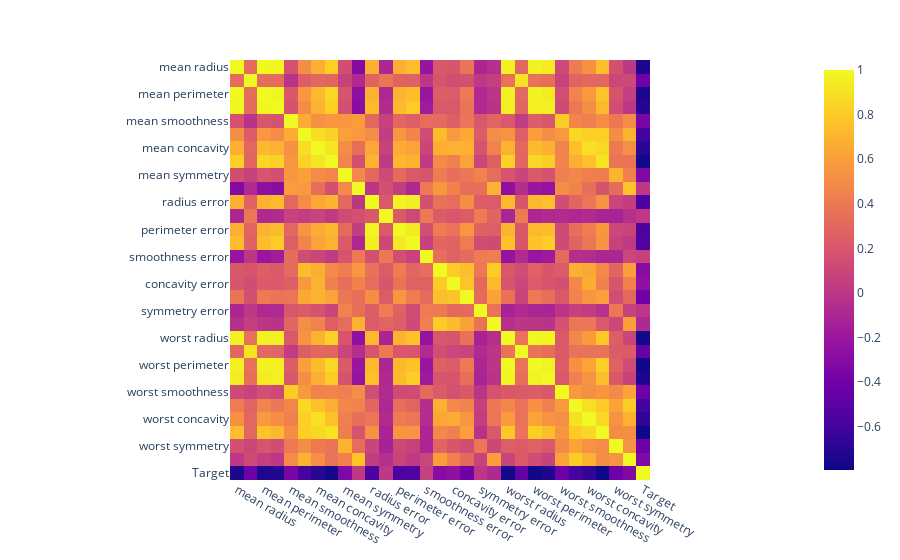

The code cell stored with this chart in its notebook:
### Markdown cell above
And now a "one line" heatmap:

- `with px do imshow using` as list containing
    - `with dataframe do corr using`
    - A freestyle block **with a notch on the right** containing `x=`, connected to `from dataframe get columns`
    - A freestyle block **with a notch on the right** containing `y=`, connected to `from dataframe get columns`

### Code cell
px.imshow(dataframe.corr(),x= (dataframe.columns),y= (dataframe.columns))

#<xml xmlns="https://developers.google.com/blockly/xml"><variables><variable id="+yh,Zg{hON]zy6D~.rH#">px</variable><variable id="Y+grzOaS*0=OHV6zO8m/">dataframe</variable></variables><block type="varDoMethod" id="7PkTI5@+A6#C}J7CTmyF" x="-289" y="-8"><mutation items="3"></mutation><field name="VAR" id="+yh,Zg{hON]zy6D~.rH#">px</field><field name="MEMBER">imshow</field><data>px:imshow</data><value name="ADD0"><block type="varDoMethod" id="zQlnf1:H{S[lwx.=oh4e"><mutation items="1"></mutation><field name="VAR" id="Y+grzOaS*0=OHV6zO8m/">dataframe</field><field name="MEMBER">corr</field><data>dataframe:corr</data></block></value><value name="ADD1"><block type="valueOutputCodeBlock" id="w@8=b/l5s88(Q5J[WUES"><field name="CODE">x=</field><value name="INPUT"><block type="varGetProperty" id="tYGU^y~o=au;-zDk`!;-"><field name="VAR" id="Y+grzOaS*0=OHV6zO8m/">dataframe</field><field name="MEMBER">columns</field><data>dataframe:columns</data></block></value></block></value><value name="ADD2"><block type="valueOutputCodeBlock" id="8EA2+)nDoNVWEkWz$;~I"><field name="CODE">y=</field><value name="INPUT"><block type="varGetProperty" id="q`v83u2ne+l=1:nC@|BN"><field name="VAR" id="Y+grzOaS*0=OHV6zO8m/">dataframe</field><field name="MEMBER">columns</field><data>dataframe:columns</data></block></value></block></value></block></xml>

### Figure 1 — Plotly figure (JSON) as saved in the notebook; plotly's stock layout.template omitted (floating-point values rounded to 4 significant figures; data arrays with more than 128 entries replaced by an {"elided": "..."} marker saying what was removed)
{"data": [{"coloraxis": "coloraxis", "hovertemplate": "x: %{x}<br>y: %{y}<br>color: %{z}<extra></extra>", "name": "0", "type": "heatmap", "x": ["mean radius", "mean texture", "mean perimeter", "mean area", "mean smoothness", "mean compactness", "mean concavity", "mean concave points", "mean symmetry", "mean fractal dimension", "radius error", "texture error", "perimeter error", "area error", "smoothness error", "compactness error", "concavity error", "concave points error", "symmetry error", "fractal dimension error", "worst radius", "worst texture", "worst perimeter", "worst area", "worst smoothness", "worst compactness", "worst concavity", "worst concave points", "worst symmetry", "worst fractal dimension", "Target"], "xaxis": "x", "y": ["mean radius", "mean texture", "mean perimeter", "mean area", "mean smoothness", "mean compactness", "mean concavity", "mean concave points", "mean symmetry", "mean fractal dimension", "radius error", "texture error", "perimeter error", "area error", "smoothness error", "compactness error", "concavity error", "concave points error", "symmetry error", "fractal dimension error", "worst radius", "worst texture", "worst perimeter", "worst area", "worst smoothness", "worst compactness", "worst concavity", "worst concave points", "worst symmetry", "worst fractal dimension", "Target"], "yaxis": "y", "z": {"elided": "31x31 float values"}}], "layout": {"coloraxis": {"colorscale": [[0, "#0d0887"], [0.1111, "#46039f"], [0.2222, "#7201a8"], [0.3333, "#9c179e"], [0.4444, "#bd3786"], [0.5556, "#d8576b"], [0.6667, "#ed7953"], [0.7778, "#fb9f3a"], [0.8889, "#fdca26"], [1, "#f0f921"]]}, "margin": {"t": 60}, "xaxis": {"anchor": "y", "constrain": "domain", "domain": [0, 1], "scaleanchor": "y"}, "yaxis": {"anchor": "x", "autorange": "reversed", "constrain": "domain", "domain": [0, 1]}}}
